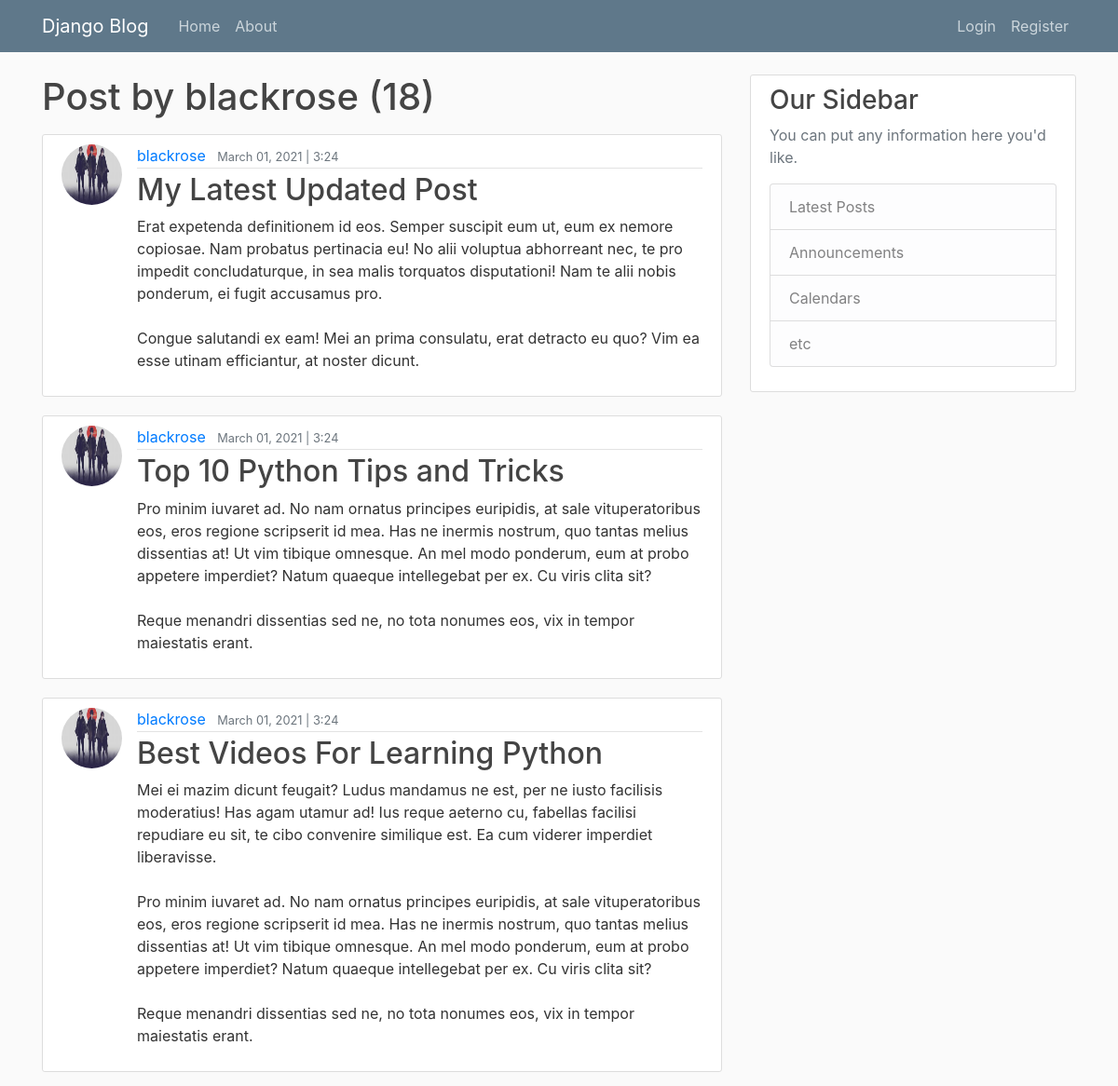
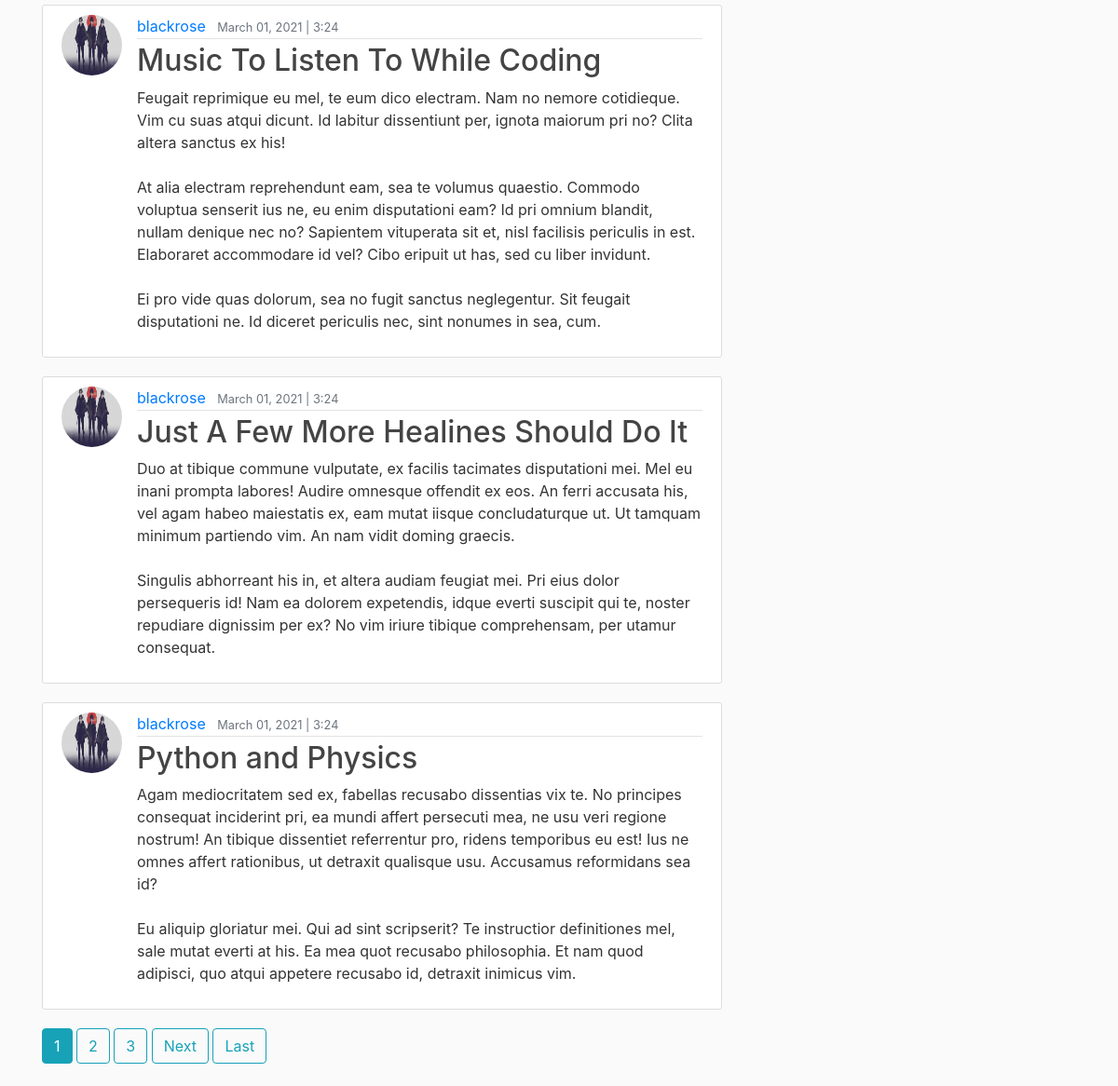
/user/blackrose/, run on the app's committed database (2 pictures, top to bottom).
### blog/models.py (models this page shows, shortened)
class Post(models.Model):
    title = models.CharField(max_length=60)
    content = models.TextField()
    date_posted = models.DateTimeField(default=timezone.now )
    author = models.ForeignKey(User, on_delete=models.CASCADE)

### users/models.py (models this page shows, shortened)
class ProfileUser(models.Model):
    user = models.OneToOneField(User, on_delete=models.CASCADE)
    image = models.ImageField(default='default.png', upload_to='profile_pic')

### blog/views.py (the view)
# urls.py: path('user/<str:username>/', UserPostListView.as_view() , name="user-post"),
class UserPostListView(ListView):
    model = Post
    template_name = 'blog/user_post.html'
    context_object_name = 'post'
    paginate_by = 6
    def get_queryset(self):
        user = get_object_or_404(User, username=self.kwargs.get('username'))
        return Post.objects.filter(author=user).order_by('-date_posted')

### blog/templates/blog/user_post.html (shortened to what this page needs)
{% extends "blog/base.html" %}
{% block content %}
      <h1 class="mb-3" >Post by {{ view.kwargs.username }} ({{ page_obj.paginator.count }}) </h1>
        {% for item_post in post %}
            <article class="media content-section">
              <img class="rounded-circle article-img" src="{{ item_post.author.profileuser.image.url }}" alt="">
              <div class="media-body">
                <div class="article-metadata">
                  <a class="mr-2" href="{% url 'user-post' item_post.author.username %}">{{ item_post.author }}</a>
                  <small class="text-muted">{{ item_post.date_posted|date:"F d, Y | f"}}</small>
                </div>
                <h2><a class="article-title" href="{% url 'post-detail' item_post.id %}">{{ item_post.title }}</a></h2>
                <p class="article-content">{{ item_post.content }}</p>
              </div>
            </article>
        {% endfor %}
        {% if is_paginated %}
          {% for num in page_obj.paginator.page_range %}
            {% if page_obj.number == num %}
                <a class="btn btn-info mb-4" href="?page={{ num }}">{{ num }}</a>
              {% elif num > page_obj.number|add:'-3' and num < page_obj.number|add:'+3' %}
                <a class="btn btn-outline-info mb-4" href="?page={{ num }}">{{ num }}</a>
            {% endif %}
          {% endfor %}
          {% if page_obj.has_next %}
            <a class="btn btn-outline-info mb-4" href="?page={{ page_obj.next_page_number }}">Next</a>
            <a class="btn btn-outline-info mb-4" href="?page={{ page_obj.paginator.num_pages }}">Last</a>
          {% endif %}
        {% endif %}
{% endblock content %}

### blog/static/blog/main.css (style rules this page uses)
body { background: #fafafa; color: #333333; margin-top: 5rem; }
h1, h2, h3, h4, h5, h6 { color: #444444; }
.content-section { background: #ffffff; padding: 10px 20px; border: 1px solid #dddddd; border-radius: 3px; margin-bottom: 20px; }
.article-title { color: #444444; }
.article-content { white-space: pre-line; }
.article-img { height: 65px; width: 65px; margin-right: 16px; }
.article-metadata { padding-bottom: 1px; margin-bottom: 4px; border-bottom: 1px solid #e3e3e3 }

### data on the page
Post: author.profileuser.image (picture), author "blackrose", date_posted|f "March 01, 2021 | 3:24", title "My Latest Updated Post", content "Erat expetenda definitionem id eos. Semper suscipit eum ut, eum ex nemore copiosae. Nam probatus pertinacia eu! No alii voluptua abhorreant nec, te pro impedit concludaturque, in sea malis torquatos disputationi! Nam te alii nobis ponderum, ei fugit accusamus pro. Congue salutandi ex eam! Mei an prima consulatu, erat detracto eu quo? Vim ea esse utinam efficiantur, at noster dicunt."
Post: author.profileuser.image (picture), author "blackrose", date_posted|f "March 01, 2021 | 3:24", title "Top 10 Python Tips and Tricks", content "Pro minim iuvaret ad. No nam ornatus principes euripidis, at sale vituperatoribus eos, eros regione scripserit id mea. Has ne inermis nostrum, quo tantas melius dissentias at! Ut vim tibique omnesque. An mel modo ponderum, eum at probo appetere imperdiet? Natum quaeque intellegebat per ex. Cu viris clita sit? Reque menandri dissentias sed ne, no tota nonumes eos, vix in tempor maiestatis erant."
Post: author.profileuser.image (picture), author "blackrose", date_posted|f "March 01, 2021 | 3:24", title "Best Videos For Learning Python", content "Mei ei mazim dicunt feugait? Ludus mandamus ne est, per ne iusto facilisis moderatius! Has agam utamur ad! Ius reque aeterno cu, fabellas facilisi repudiare eu sit, te cibo convenire similique est. Ea cum viderer imperdiet liberavisse. Pro minim iuvaret ad. No nam ornatus principes euripidis, at sale vituperatoribus eos, eros regione scripserit id mea. Has ne inermis nostrum, quo tantas melius dissentias at! Ut vim tibique omnesque. An mel modo ponderum, eum at probo appetere imperdiet? Natum quaeque intellegebat per ex. Cu viris clita sit? Reque menandri dissentias sed ne, no tota nonumes eos, vix in tempor maiestatis erant."
Post: author.profileuser.image (picture), author "blackrose", date_posted|f "March 01, 2021 | 3:24", title "Music To Listen To While Coding", content "Feugait reprimique eu mel, te eum dico electram. Nam no nemore cotidieque. Vim cu suas atqui dicunt. Id labitur dissentiunt per, ignota maiorum pri no? Clita altera sanctus ex his! At alia electram reprehendunt eam, sea te volumus quaestio. Commodo voluptua senserit ius ne, eu enim disputationi eam? Id pri omnium blandit, nullam denique nec no? Sapientem vituperata sit et, nisl facilisis periculis in est. Elaboraret accommodare id vel? Cibo eripuit ut has, sed cu liber invidunt. Ei pro vide quas dolorum, sea no fugit sanctus neglegentur. Sit feugait disputationi ne. Id diceret periculis nec, sint nonumes in sea, cum."
Post: author.profileuser.image (picture), author "blackrose", date_posted|f "March 01, 2021 | 3:24", title "Just A Few More Healines Should Do It", content "Duo at tibique commune vulputate, ex facilis tacimates disputationi mei. Mel eu inani prompta labores! Audire omnesque offendit ex eos. An ferri accusata his, vel agam habeo maiestatis ex, eam mutat iisque concludaturque ut. Ut tamquam minimum partiendo vim. An nam vidit doming graecis. Singulis abhorreant his in, et altera audiam feugiat mei. Pri eius dolor persequeris id! Nam ea dolorem expetendis, idque everti suscipit qui te, noster repudiare dignissim per ex? No vim iriure tibique comprehensam, per utamur consequat."
Post: author.profileuser.image (picture), author "blackrose", date_posted|f "March 01, 2021 | 3:24", title "Python and Physics", content "Agam mediocritatem sed ex, fabellas recusabo dissentias vix te. No principes consequat inciderint pri, ea mundi affert persecuti mea, ne usu veri regione nostrum! An tibique dissentiet referrentur pro, ridens temporibus eu est! Ius ne omnes affert rationibus, ut detraxit qualisque usu. Accusamus reformidans sea id? Eu aliquip gloriatur mei. Qui ad sint scripserit? Te instructior definitiones mel, sale mutat everti at his. Ea mea quot recusabo philosophia. Et nam quod adipisci, quo atqui appetere recusabo id, detraxit inimicus vim."

### other printed values
{{ view.kwargs.username }} "blackrose"
{{ page_obj.paginator.count }} "18"
{{ num }} "1"
{{ num }} "2" "3"
